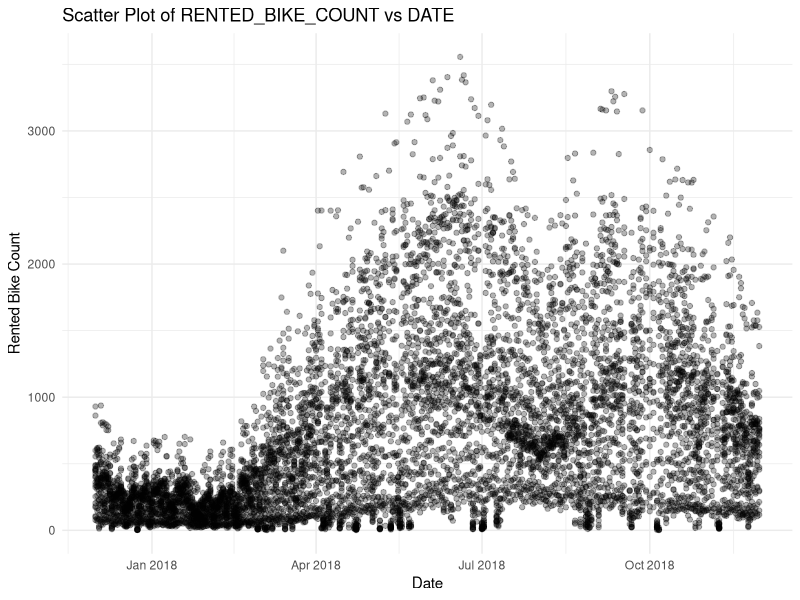
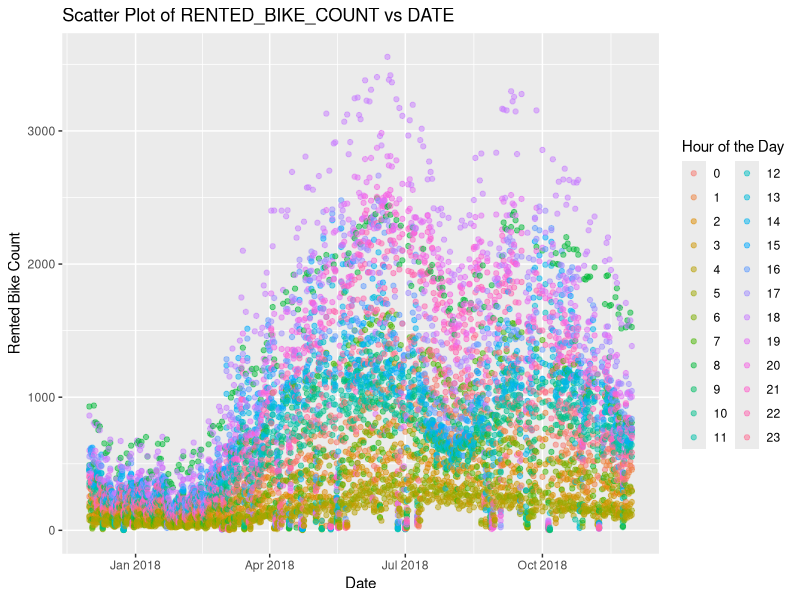
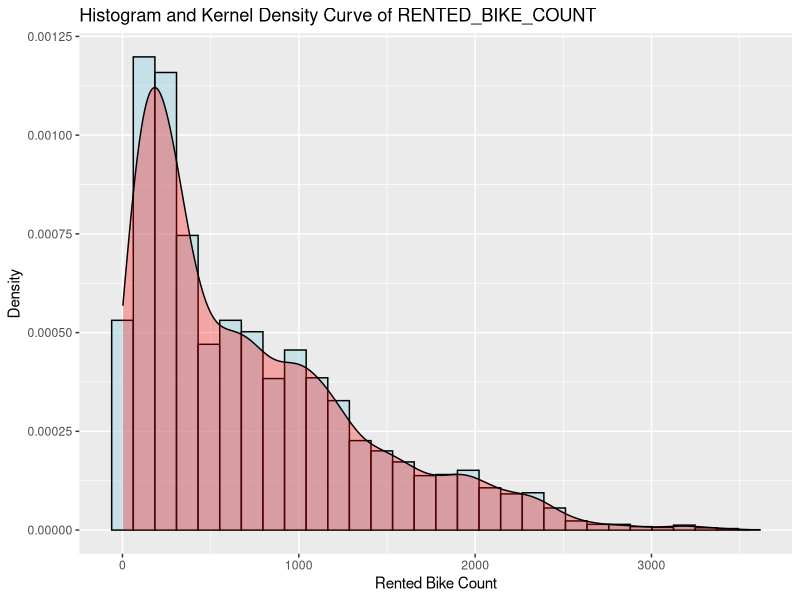
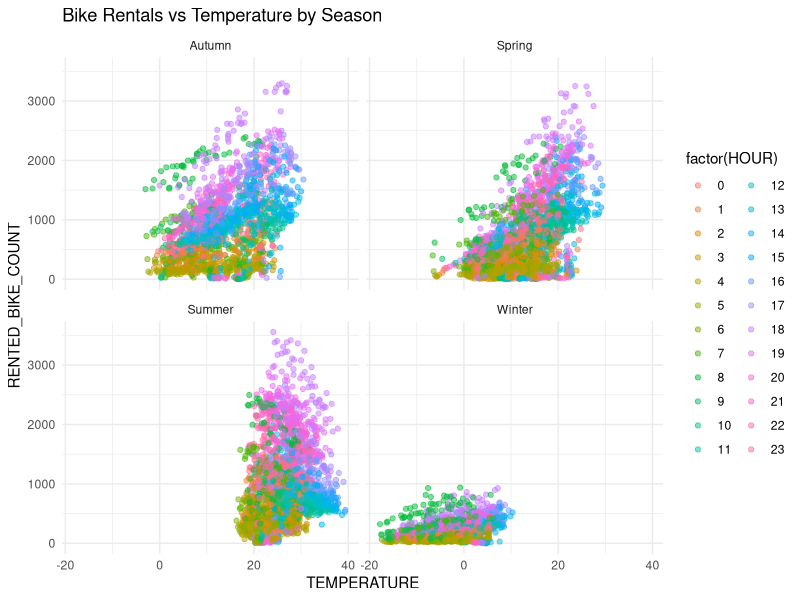
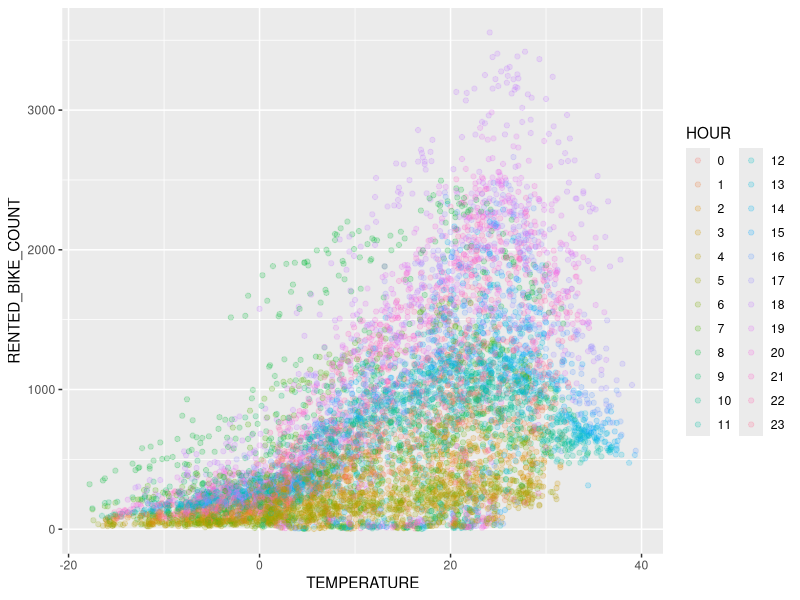
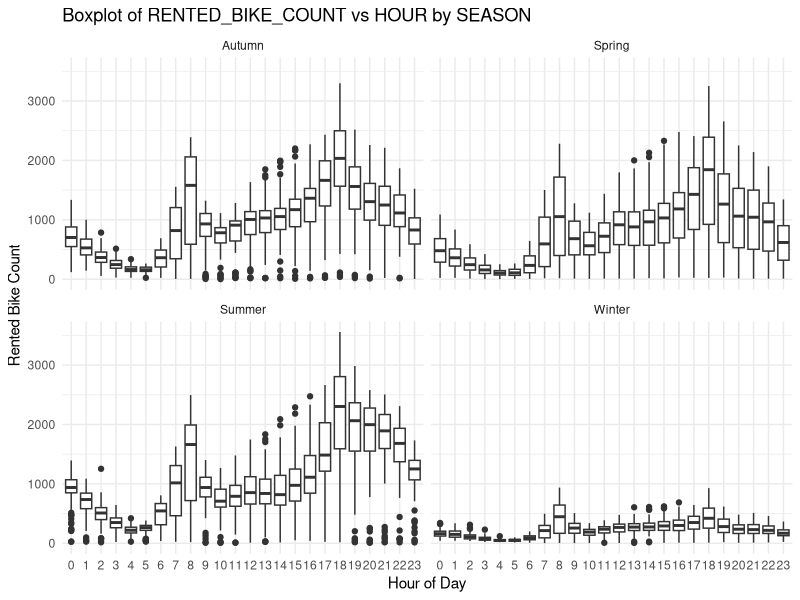
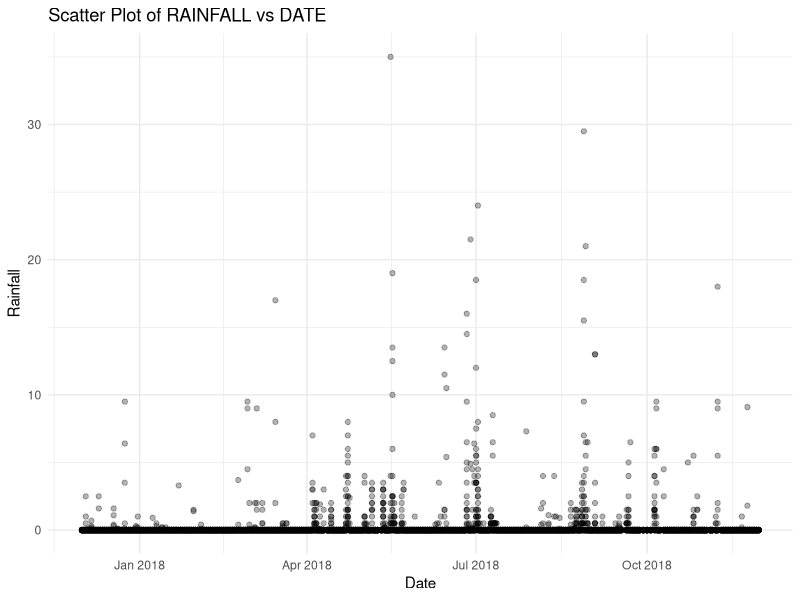
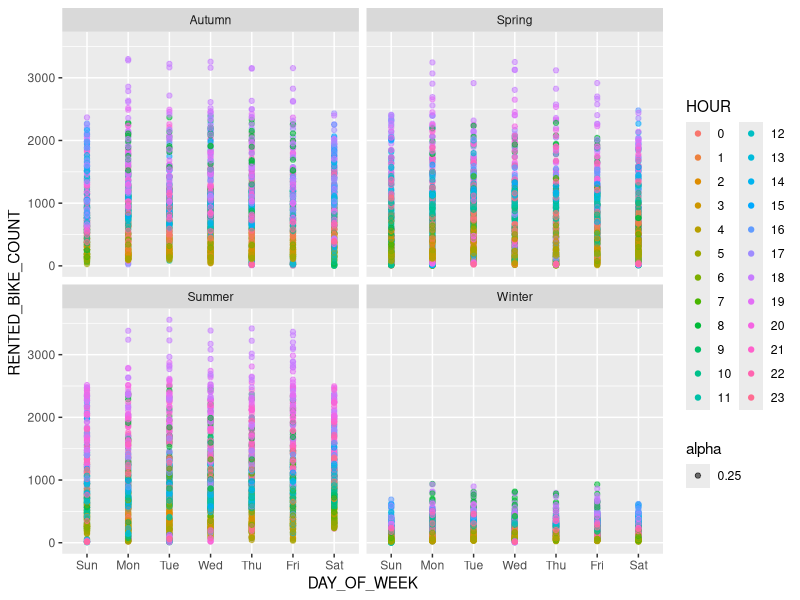

The R source for these figures, in order:
library(tidyverse)
library(stringr)  # For string manipulation
library(readr)    # For reading CSV files (read_csv())
library(dplyr)
library(ggplot2)
setwd("C:/Users/Amelia/Desktop/IBM CERTIFICATE/9 Capstone Project")

#Task 1 - Load the dataset
seoul_bike_sharing <- read_csv("seoul_bike_sharing.csv")
head(seoul_bike_sharing)

#Task 2 - Recast DATE as a date
seoul_bike_sharing$DATE <- as.Date(seoul_bike_sharing$DATE, format = "%d/%m/%Y")
seoul_bike_sharing$DATE

#Task 3 - Cast HOUR as a categorical variable
seoul_bike_sharing$HOUR <-as.factor(seoul_bike_sharing$HOUR)

#Check the structure of the dataframe 
str(seoul_bike_sharing)

#Ensure there are no NAs
sum(is.na(seoul_bike_sharing))

#### DESCRIPTIVE STATISTICS

#Task 4 - Dataset Summary
summary(seoul_bike_sharing)
seoul_bike_sharing$SEASONS <-as.factor(seoul_bike_sharing$SEASONS)
#Observations:
#Temp has a large range: It may explain at least some of the variation in bike rentals
#Rainfall & snowfall are rare: Just happening in the 4th quartiles.
#Avg. WindSpeed is light (1.7m/s). Even the max. is a moderate breeze. 


#Task 5 - Based on the above stats, calculate how many Holidays there are.
holidays_count <- seoul_bike_sharing %>%
  filter(HOLIDAY == "Holiday") %>%
  distinct(DATE) %>%  
  count()
holidays_count


#Task 6 - Calculate the percentage of records that fall on a holiday.
total_records <- nrow(seoul_bike_sharing) # Total records in the dataset

holiday_percentage <- (holidays_count / total_records) * 100 #Calculate %
holiday_percentage

#Task 7 - Given there is exactly a full year of data, determine how many records we expect to have.
day_count <- seoul_bike_sharing %>%
  distinct(DATE) %>%  
  count()
expected_records <- day_count * 24
expected_records

#Task 8 - Given the observations for the 'FUNCTIONING_DAY' how many records must there be?
seoul_bike_sharing %>% 
  count(FUNCTIONING_DAY)

#Task 9 - Use the summarize() function to calculate the seasonal total rainfall and snowfall.
seoul_bike_sharing %>%
  group_by(SEASONS) %>%
  summarize(total_rainfall = sum(RAINFALL), 
            total_snowfall = sum(SNOWFALL))

#### DATA VISUALIZATION
#Task 10 - Create a scatter plot of RENTED_BIKE_COUNT vs DATE
ggplot(seoul_bike_sharing, aes(x = DATE, y = RENTED_BIKE_COUNT)) +
  geom_point(alpha = 0.3) +  # Adjust alpha for opacity (0 = fully transparent, 1 = fully opaque)
  labs(
    title = "Scatter Plot of RENTED_BIKE_COUNT vs DATE",
    x = "Date",
    y = "Rented Bike Count") +
  theme_minimal()  # A cleaner theme for better visibility

#Task 11 - Create the same plot of the RENTED_BIKE_COUNT time series, but now add HOUR as the colour.
ggplot(seoul_bike_sharing, aes(x = DATE, y = RENTED_BIKE_COUNT, colour = HOUR)) +
  geom_point(alpha = 0.5) +  # Adjust alpha for opacity (0 = fully transparent, 1 = fully opaque)
  labs(
    title = "Scatter Plot of RENTED_BIKE_COUNT vs DATE",
    x = "Date",
    y = "Rented Bike Count",
    colour= "Hour of the Day")
#during the summer there is more use of bikes in the afternoon
#less people use it in the morning
#the highest amount of bikes are used in the summer and way less in the winter and autumn

### Distributions

#Task 12 - Create a histogram overlaid with a kernel density curve
ggplot(seoul_bike_sharing, aes(x = RENTED_BIKE_COUNT)) +
  geom_histogram(aes(y = ..density..), bins = 30, fill = "lightblue", color = "black", alpha = 0.6) +  # Histogram
  geom_density(alpha = 0.3, fill = "red") +  # Kernel Density Curve
  labs(
    title = "Histogram and Kernel Density Curve of RENTED_BIKE_COUNT",
    x = "Rented Bike Count",
    y = "Density")
#happens that less than 1000 bikes are rented in general
#around 3K are less likely to be rented

### Correlation between two variables (scatter plot)

#Task 13 - Use a scatter plot to visualize the correlation between RENTED_BIKE_COUNT and TEMPERATURE by SEASONS
#WITH SEASONALITY
ggplot(seoul_bike_sharing, aes(x = TEMPERATURE, y = RENTED_BIKE_COUNT, colour = factor(HOUR))) +
  geom_point(alpha = 0.5) +  # Scatter plot with opacity
  facet_wrap(~ SEASONS) +  # Separate by SEASON
  labs(title = "Bike Rentals vs Temperature by Season") +
  theme_minimal()  # Minimal theme
#WITHOUT SEASONALITY
ggplot(seoul_bike_sharing) +
  geom_point(aes(x=TEMPERATURE,y=RENTED_BIKE_COUNT,colour=HOUR),alpha=1/5)

##Describe the patterns you see
#Visually, we can see some strong correlations as approximately linear patterns.


### Outliers (Boxplot)
#Task 14 - Create a display of four boxplots of RENTED_BIKE_COUNT vs. HOUR grouped by SEASONS.
ggplot(seoul_bike_sharing, aes(x = factor(HOUR), y = RENTED_BIKE_COUNT)) +
  geom_boxplot() +  # Create boxplot
  facet_wrap(~ SEASONS) +  # Separate by SEASON
  labs(title = "Boxplot of RENTED_BIKE_COUNT vs HOUR by SEASON",
       x = "Hour of Day",
       y = "Rented Bike Count") +
  theme_minimal()


##Compare and contrast the key features of these boxplots between seasons.
#Although the overall scale of bike rental counts changes with the seasons, key features remain very similar.
#For example, peak demand times are the same across all seasons, at 8 am and 6 pm.


#Task 15 - Group the data by DATE, and use the summarize() function to calculate the daily total rainfall and snowfall.
daily_weather <- seoul_bike_sharing %>%
  group_by(DATE) %>%
  summarise(
    total_rainfall = sum(RAINFALL, na.rm = TRUE),
    total_snowfall = sum(SNOWFALL, na.rm = TRUE)
  )
daily_weather

ggplot(seoul_bike_sharing, aes(x = DATE, y = RAINFALL)) +
  geom_point(alpha = 0.3) +  # Adjust alpha for opacity (0 = fully transparent, 1 = fully opaque)
  labs(
    title = "Scatter Plot of RAINFALL vs DATE",
    x = "Date",
    y = "Rainfall") +
  theme_minimal()  # A cleaner theme for better visibility

#Task 16 - Determine how many days had snowfall
days_with_snowfall <- seoul_bike_sharing %>%
  group_by(DATE) %>%
  summarise(total_snowfall = sum(SNOWFALL, na.rm = TRUE)) %>%
  filter(total_snowfall > 0) %>%
  count()
days_with_snowfall

#Visualization to show bike count depending on the day of the week.
seoul_bike_sharing %>%
  mutate(DAY_OF_WEEK = as.factor(wday(DATE, abbr = TRUE, label = TRUE))) %>%
  ggplot(aes(x = DAY_OF_WEEK, y = RENTED_BIKE_COUNT, color = HOUR, alpha = 0.25)) +
  geom_point() +
  facet_wrap(~SEASONS)

#####part of PPT presentation
# Task 17 - Group the data by DATE and calculate the daily total rainfall and snowfall
daily_weather <- seoul_bike_sharing %>%
  group_by(DATE) %>%
  summarise(
    total_rainfall = sum(RAINFALL, na.rm = TRUE),
    total_snowfall = sum(SNOWFALL, na.rm = TRUE)
  )

# Reshaping data to long format for easy plotting
daily_weather_long <- daily_weather %>%
  gather(key = "weather_type", value = "total", total_rainfall, total_snowfall)

# Bar chart for daily total rainfall and snowfall
ggplot(daily_weather_long, aes(x = DATE, y = total, fill = weather_type)) +
  geom_bar(stat = "identity", position = "dodge") +  # 'dodge' separates the bars for rainfall and snowfall
  labs(
    title = "Daily Total Rainfall and Snowfall",
    x = "Date",
    y = "Total (mm)",
    fill = "Weather Type"
  ) +
  theme_minimal() +
  theme(axis.text.x = element_text(angle = 45, hjust = 1))  # Rotate x-axis labels for better readability


